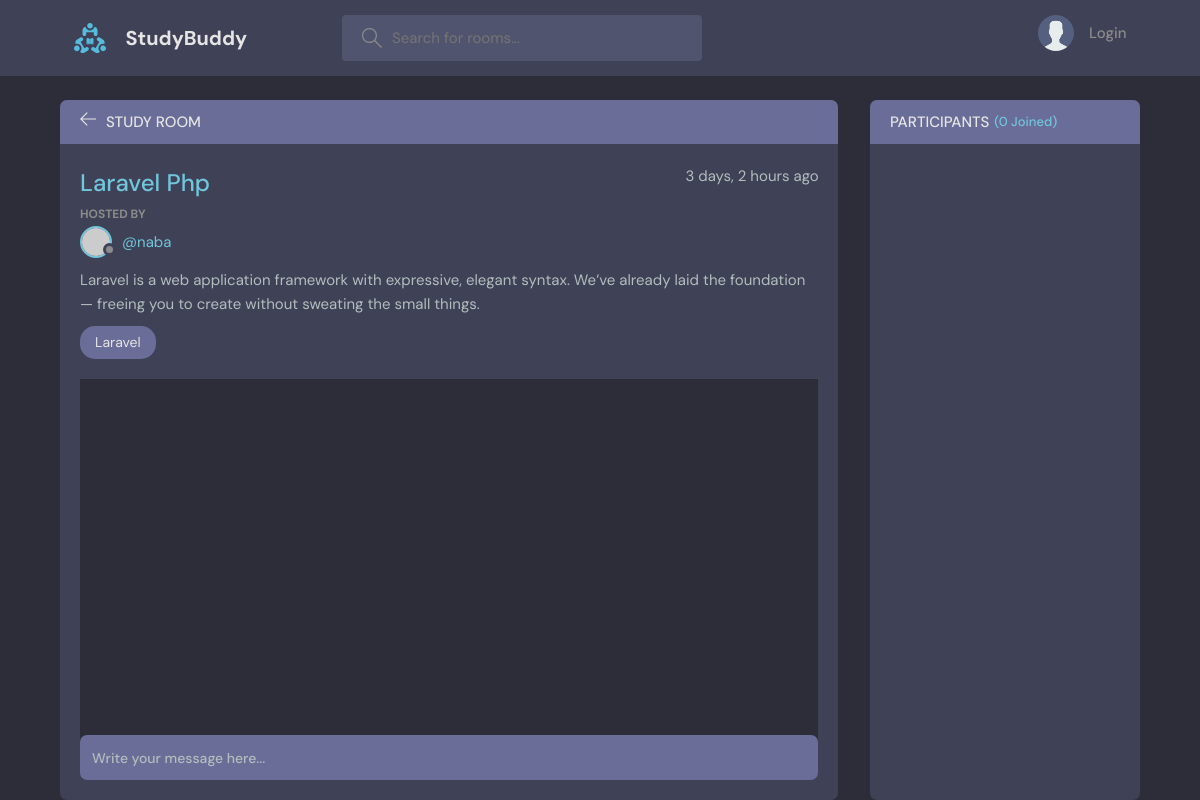
/room/6/, run on an earlier commit of the app's database.
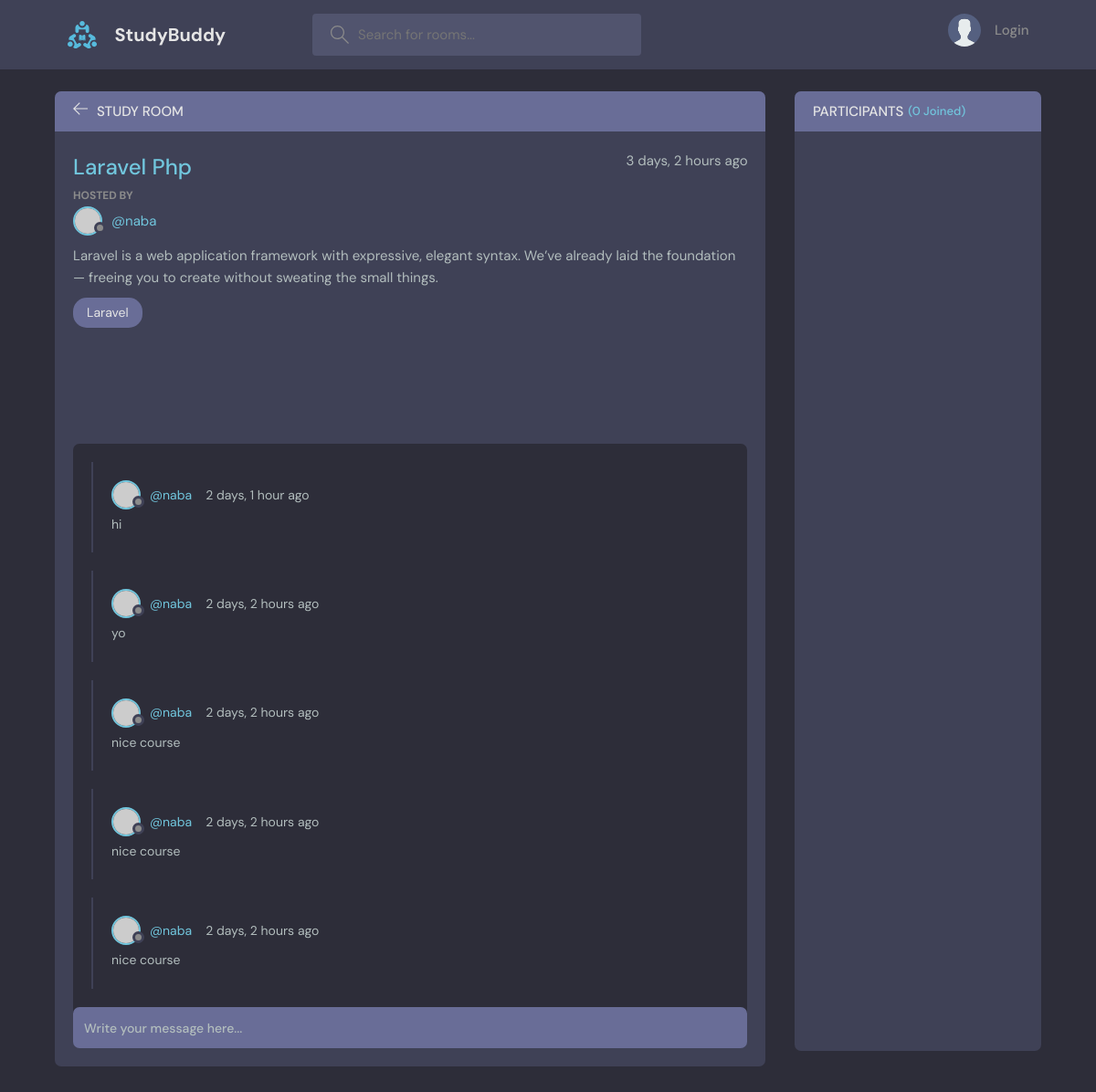
And on a later commit of the database.
### base/models.py (models this page shows, shortened)
class Message(models.Model):
    user = models.ForeignKey(User, on_delete=models.CASCADE)
    room = models.ForeignKey(Room, on_delete=models.CASCADE)
    body = models.TextField()
    updated = models.DateTimeField(auto_now=True)
    created = models.DateTimeField(auto_now_add=True)
    class Meta:
        ordering = ['-updated','created']

### base/views.py (the view)
# urls.py: path('room/<str:pk>/', views.room, name='room'),
def room(request, pk):
    room = Room.objects.get(pk=pk)
    room_messages = Message.objects.all()
    participants = room.participants.all()
    context = {
        'room' : room,
        'room_messages' : room_messages,
        'participants' : participants
        }
    return render(request, 'base/room.html', context)

### base/templates/base/room.html (shortened to what this page needs)
{% extends 'main.html' %}
{% block content %}
<main class="profile-page layout layout--2">
    <div class="container">
      <div class="room">
        <div class="room__top">
          <div class="room__topLeft">
            <a href="{% url 'home' %}">
              <svg version="1.1" xmlns="http://www.w3.org/2000/svg" width="32" height="32" viewBox="0 0 32 32">
                <title>arrow-left</title>
                <path
                  d="M13.723 2.286l-13.723 13.714 13.719 13.714 1.616-1.611-10.96-10.96h27.625v-2.286h-27.625l10.965-10.965-1.616-1.607z"
                ></path>
              </svg>
            </a>
            <h3>Study Room</h3>
          </div>
        </div>
        <div class="room__box scroll">
          <div class="room__header scroll">
            <div class="room__info">
              <h3>{{room.name}}</h3>
              <span>{{room.created|timesince}} ago</span>
            </div>
            <div class="room__hosted">
              <p>Hosted By</p>
              <a href="{% url 'user_profile' room.user.id %}" class="room__author">
                <div class="avatar avatar--small">
                  <img src="https://randomuser.me/api/portraits/men/37.jpg" />
                </div>
                <span>@{{room.user.username}}</span>
              </a>
            </div>
            <div class="room__details">
              {{room.description}}
            </div>
            <span class="room__topics">{{room.topic.name}}</span>
          </div>
          <div class="room__conversation">
            <div class="threads scroll">
            {% for message in room_messages %}
                <div class="thread">
                    <div class="thread__top">
                    <div class="thread__author">
                        <a href="#" class="thread__authorInfo">
                        <div class="avatar avatar--small">
                            <img src="https://randomuser.me/api/portraits/men/37.jpg" />
                        </div>
                        <span>@{{message.user.username}}</span>
                        </a>
                        <span class="thread__date"> {{message.created|timesince}} ago</span>
                    </div>
                    </div>
                    <div class="thread__details">
                        {{ message.body }}
                    </div>
                </div>
            {% endfor %}
            </div>
          </div>
        </div>
        <div class="room__message">
            <form action="" method="POST">
              <input name="body" type="text" placeholder="Write your message here..." />
            </form>
        </div>
      </div>
      <div class="participants">
        <h3 class="participants__top">Participants <span>({{participants.count}} Joined)</span></h3>
        <div class="participants__list scroll">
        </div>
      </div>
    </div>
</main>
{% endblock content %}

What changed in the data, as far as the page shows it:
added Message: user.username "naba", created "2 days, 1 hour", body "hi"
added Message: user.username "naba", created "2 days, 2 hours", body "yo"
added Message: user.username "naba", created "2 days, 2 hours", body "nice course"
added Message: user.username "naba", created "2 days, 2 hours", body "nice course"
added Message: user.username "naba", created "2 days, 2 hours", body "nice course"
